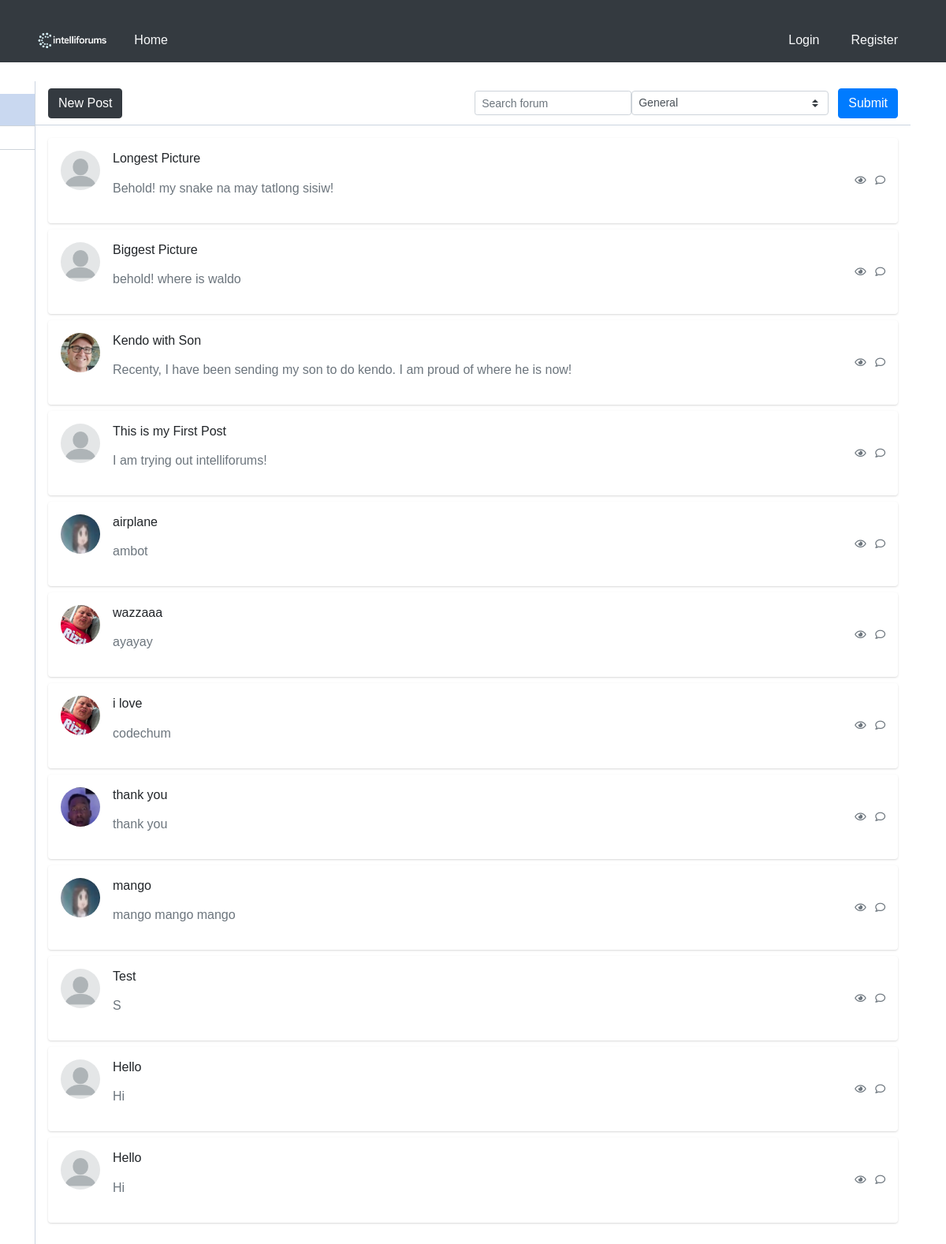
/home/0/1/, run on an earlier commit of the app's database.
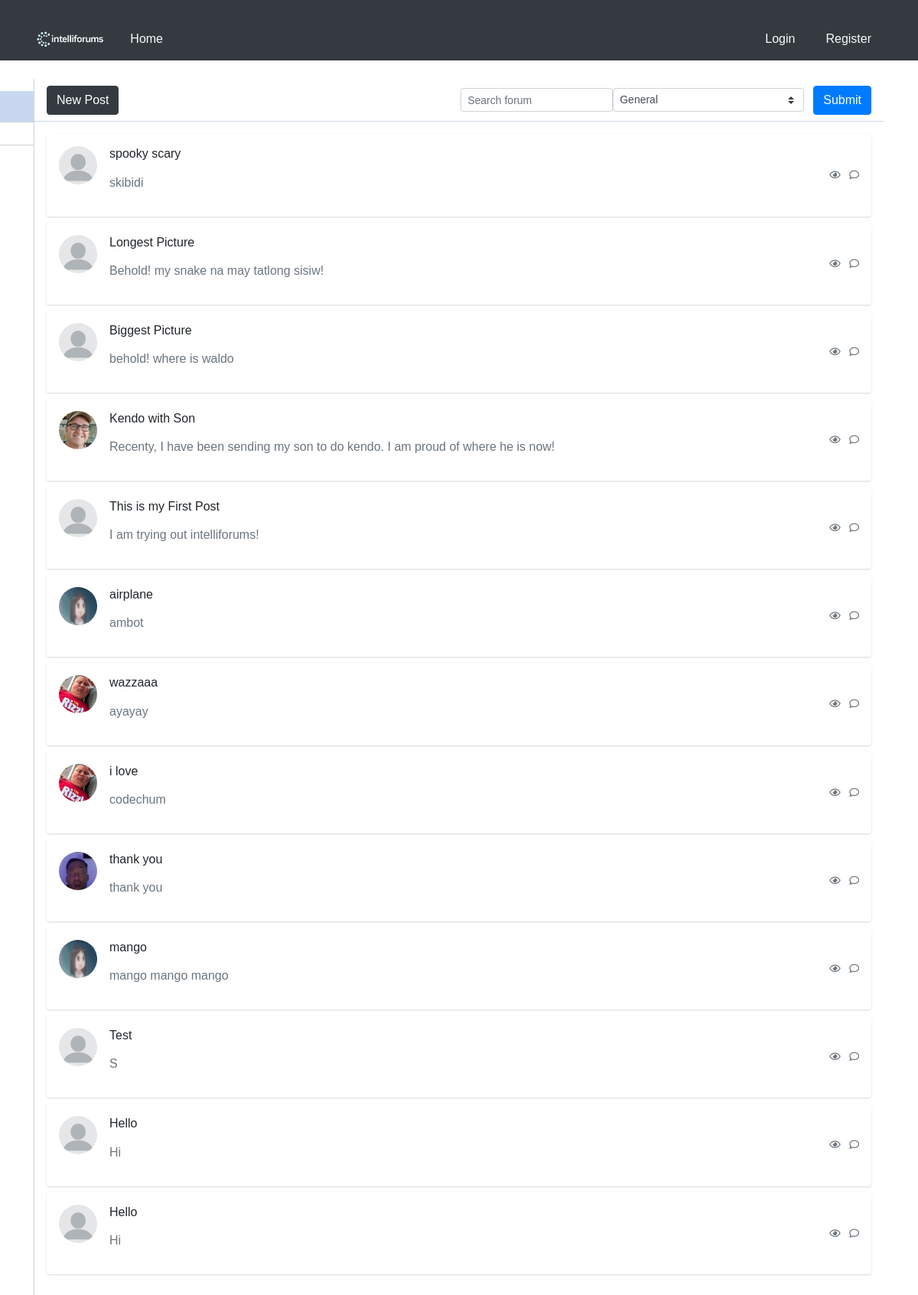
And on a later commit of the database.
### blog/models.py (models this page shows)
class UserPost(models.Model):
    post_ref = models.ForeignKey(Post, on_delete=models.CASCADE)
    user_ref = models.ForeignKey(User, on_delete=models.CASCADE)
    is_deleted = models.BooleanField(default=False)

### blog/views.py (the view)
# urls.py: path('home/<int:pk>/<int:page_number>/', views.fetch_posts,name='home'),
@csrf_protect
def fetch_posts(request, pk, page_number):
    posts = []
    if request.method == 'POST':
        form = SearchForm(request.POST)
        if form.is_valid():
            substring = form.cleaned_data['content']
            choice = form.cleaned_data['choices']
            posts = _get_page_object(
                Paginator(
                    get_filtered_posts(
                        UserPost.objects.filter(
                                (Q(post_ref__title__icontains=substring) | Q(post_ref__content__icontains=substring)) &
                                Q(is_deleted=False))
                            .filter(id__in=Tag.objects.filter(forum_ref__id=choice)).values(
                                'post_ref__id',
                                'post_ref__user_ref__username',
                                'post_ref__title',
                                'post_ref__content',
                                'post_ref__created_at',
                                'post_ref__user_ref__picture',
                                'id'),
                            )
                    if Forum.objects.filter(id=choice).exists()
                    else get_filtered_posts(
                        UserPost.objects.filter(
                            Q(post_ref__title__icontains=substring) |
                            Q(post_ref__content__icontains=substring) &
                            Q(is_deleted=False)
                        )
                    ),
                    20
                ),
                page_number
            ).object_list
            pk = choice
    else:
        posts = _get_page_object(
            Paginator(
                get_filtered_posts(
                    UserPost.objects.filter(
                        id__in=Tag.objects.filter(forum_ref__id=pk)
                    )
                )
                if Forum.objects.filter(id=pk).exists()
                else get_filtered_posts(UserPost.objects.select_related('post_ref').filter(is_deleted = False))
                , 20
            ), page_number
        ).object_list
    search_form = SearchForm()
    posts = posts[::-1]
    forums = Forum.objects.all()
    return render(request, 'home.html', {
        'posts' : posts,
        'page_number' : page_number,
        'search_form' : search_form,
        'user' : request.user,
        'forums' : forums,
        'forum_pk' : int(pk)
    })

### blog/forms.py
class SearchForm(forms.Form):
    content = forms.CharField(
        widget=forms.TextInput(
            attrs={
                'class' : 'form-control form-control-sm bg-gray-200 border-gray-200 shadow-none mb-4 mt-4',
                'placeholder' : 'Search forum',
            },
        ),
        label="",
    )
    choices = forms.ChoiceField(
        label=""
    )
    def __init__(self, *args, **kwargs):
        super().__init__(*args, **kwargs)
        list_var = [(0, "General")]
        list_var.extend([(forum.id, forum.title) for forum in Forum.objects.all()])
        self.fields['choices'].choices = list_var
        self.fields['choices'].widget.attrs.update({'class': 'custom-select custom-select-sm w-auto mr-1'})

### blog/views.py (called while the page is built)
def get_filtered_posts(_object):
    return _object.values(
        'post_ref__id',
        'post_ref__user_ref__username',
        'post_ref__title',
        'post_ref__content',
        'post_ref__created_at',
        'post_ref__user_ref__picture',
        'user_ref__id',
        'id'
    )

### blog/templates/home.html (shortened to what this page needs)
<!DOCTYPE html>
<html lang="en">
<head>
    {% load static %}
    <link rel="stylesheet" href="{% static 'blog/css/global.css' %}">
    <link rel="stylesheet" href="{% static 'blog/css/home.css' %}">
</head>
<body>
{% include 'header.html' %}
<div class="container">
    <div class="main-body p-0">
        <div class="inner-wrapper">
            {% include 'sidebar.html' %}
            <div class="inner-main">
                <div class="inner-main-header">
                    <button type="button" class="btn btn-dark" onclick= "location.href = '{% url 'new_post' %}'">New Post</button>
                    <span class="input-icon input-icon-sm ml-auto w-auto">
                        <form action="" method="post" class="d-flex align-items-center">
                            {{ search_form }}
                            <button class="btn btn-primary ml-2" type="submit">Submit</button>
                        </form>
                    </span>
                </div>
                <div class="inner-main-body p-2 p-sm-3 collapse forum-content show">
                    {% for post in posts %}
                        <div class="card mb-2" onclick="window.location.href='{% url 'post_detail' pk=post.id page_number=1 %}'" style="cursor: pointer;">
                            <div class="card-body p-2 p-sm-3">
                                <div class="media forum-item">
                                    <a href="#" data-toggle="collapse" data-target=".forum-content">
                                        <img src="/media/{{ post.post_ref__user_ref__picture }}" class="mr-3 rounded-circle" width="50" height="50" alt="User" onclick="event.stopPropagation(); window.location.href='/profile/{{ post.user_ref__id }}/'"/>
                                    </a>
                                    <div class="media-body">
                                        <h6>
                                            <p class="text-body">{{ post.post_ref__title }}</p>
                                        </h6>
                                        <p class="text-secondary">
                                            {{ post.post_ref__content }}
                                        </p>
                                    </div>
                                    <div class="text-muted small text-center align-self-center">
                                        <span class="d-none d-sm-inline-block">
                                            <i class="far fa-eye"></i>
                                        </span>
                                        <span>
                                            <i class="far fa-comment ml-2"></i>
                                        </span>
                                    </div>
                                </div>
                            </div>
                        </div>
                    {% endfor %}
                </div>
            </div>
        </div>
    </div>
</div>
</body>
</html>

What changed in the data, as far as the page shows it:
added UserPost: post_ref__title "spooky scary", post_ref__content "skibidi"
